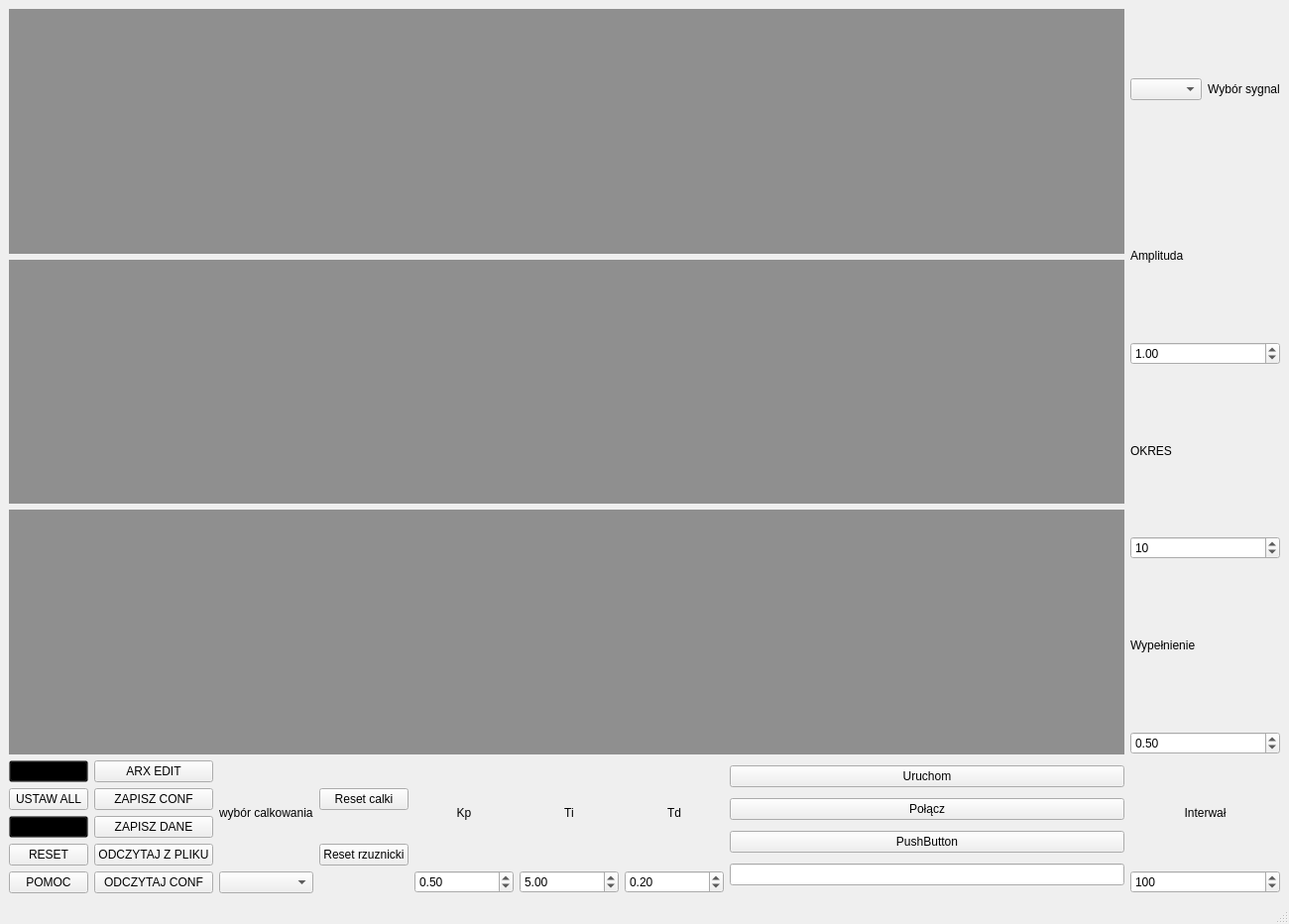
<?xml version="1.0" encoding="UTF-8"?>
<ui version="4.0">
 <class>MainWindow</class>
 <widget class="QMainWindow" name="MainWindow">
  <property name="geometry">
   <rect>
    <x>0</x>
    <y>0</y>
    <width>1300</width>
    <height>932</height>
   </rect>
  </property>
  <property name="sizePolicy">
   <sizepolicy hsizetype="Expanding" vsizetype="Expanding">
    <horstretch>1</horstretch>
    <verstretch>1</verstretch>
   </sizepolicy>
  </property>
  <property name="windowTitle">
   <string>MainWindow</string>
  </property>
  <property name="styleSheet">
   <string notr="true"/>
  </property>
  <widget class="QWidget" name="centralwidget">
   <property name="sizePolicy">
    <sizepolicy hsizetype="Preferred" vsizetype="Preferred">
     <horstretch>1</horstretch>
     <verstretch>1</verstretch>
    </sizepolicy>
   </property>
   <property name="minimumSize">
    <size>
     <width>1300</width>
     <height>500</height>
    </size>
   </property>
   <property name="styleSheet">
    <string notr="true"/>
   </property>
   <layout class="QGridLayout" name="gridLayout_2" rowstretch="1,0,0,0" columnstretch="0,0,0">
    <item row="0" column="1">
     <layout class="QVBoxLayout" name="verticalLayout_3">
      <item>
       <widget class="QWidget" name="chartContainer_3" native="true">
        <property name="minimumSize">
         <size>
          <width>0</width>
          <height>200</height>
         </size>
        </property>
        <property name="styleSheet">
         <string notr="true">background: rgba(0, 0, 0, 0.4)
</string>
        </property>
       </widget>
      </item>
      <item>
       <widget class="QWidget" name="chartContainer" native="true">
        <property name="minimumSize">
         <size>
          <width>0</width>
          <height>200</height>
         </size>
        </property>
        <property name="styleSheet">
         <string notr="true">background: rgba(0, 0, 0, 0.4)
</string>
        </property>
       </widget>
      </item>
      <item>
       <widget class="QWidget" name="chartContainer_2" native="true">
        <property name="minimumSize">
         <size>
          <width>0</width>
          <height>200</height>
         </size>
        </property>
        <property name="styleSheet">
         <string notr="true">background: rgba(0, 0, 0, 0.4)
</string>
        </property>
       </widget>
      </item>
     </layout>
    </item>
    <item row="0" column="2">
     <layout class="QVBoxLayout" name="verticalLayout">
      <item>
       <layout class="QHBoxLayout" name="horizontalLayout">
        <item>
         <widget class="QComboBox" name="comboBox"/>
        </item>
        <item>
         <widget class="QLabel" name="label">
          <property name="text">
           <string>Wybór sygnal</string>
          </property>
          <property name="alignment">
           <set>Qt::AlignmentFlag::AlignCenter</set>
          </property>
          <property name="wordWrap">
           <bool>true</bool>
          </property>
         </widget>
        </item>
       </layout>
      </item>
      <item>
       <widget class="QLabel" name="label_2">
        <property name="text">
         <string>Amplituda</string>
        </property>
       </widget>
      </item>
      <item>
       <widget class="QDoubleSpinBox" name="SPINBOXAMPLITUDA">
        <property name="maximum">
         <double>1000.000000000000000</double>
        </property>
        <property name="value">
         <double>1.000000000000000</double>
        </property>
       </widget>
      </item>
      <item>
       <widget class="QLabel" name="label_3">
        <property name="text">
         <string>OKRES</string>
        </property>
       </widget>
      </item>
      <item>
       <widget class="QSpinBox" name="SPINBOXOKRES">
        <property name="minimum">
         <number>1</number>
        </property>
        <property name="maximum">
         <number>1000</number>
        </property>
        <property name="value">
         <number>10</number>
        </property>
       </widget>
      </item>
      <item>
       <widget class="QLabel" name="label_4">
        <property name="text">
         <string>Wypełnienie</string>
        </property>
       </widget>
      </item>
      <item>
       <widget class="QDoubleSpinBox" name="SPINBOXWYPELNIENIE">
        <property name="singleStep">
         <double>0.100000000000000</double>
        </property>
        <property name="value">
         <double>0.500000000000000</double>
        </property>
       </widget>
      </item>
     </layout>
    </item>
    <item row="3" column="2">
     <layout class="QHBoxLayout" name="horizontalLayout_3">
      <item>
       <layout class="QVBoxLayout" name="verticalLayout_5">
        <item>
         <widget class="QLabel" name="LABELINTERWAL">
          <property name="text">
           <string>Interwał</string>
          </property>
          <property name="alignment">
           <set>Qt::AlignmentFlag::AlignCenter</set>
          </property>
         </widget>
        </item>
        <item>
         <widget class="QSpinBox" name="SPINBOXINTERWAL">
          <property name="minimum">
           <number>50</number>
          </property>
          <property name="maximum">
           <number>2000</number>
          </property>
          <property name="singleStep">
           <number>50</number>
          </property>
          <property name="value">
           <number>100</number>
          </property>
         </widget>
        </item>
       </layout>
      </item>
     </layout>
    </item>
    <item row="3" column="1">
     <layout class="QHBoxLayout" name="horizontalLayout_2">
      <item>
       <layout class="QGridLayout" name="BTN">
        <item row="0" column="0">
         <widget class="QPushButton" name="START">
          <property name="sizePolicy">
           <sizepolicy hsizetype="Preferred" vsizetype="Preferred">
            <horstretch>0</horstretch>
            <verstretch>0</verstretch>
           </sizepolicy>
          </property>
          <property name="maximumSize">
           <size>
            <width>16777215</width>
            <height>100</height>
           </size>
          </property>
          <property name="styleSheet">
           <string notr="true">background: transparent</string>
          </property>
          <property name="text">
           <string>START</string>
          </property>
         </widget>
        </item>
        <item row="3" column="0">
         <widget class="QPushButton" name="RESET">
          <property name="sizePolicy">
           <sizepolicy hsizetype="Preferred" vsizetype="Preferred">
            <horstretch>0</horstretch>
            <verstretch>0</verstretch>
           </sizepolicy>
          </property>
          <property name="text">
           <string>RESET</string>
          </property>
         </widget>
        </item>
        <item row="2" column="0">
         <widget class="QPushButton" name="STOP">
          <property name="sizePolicy">
           <sizepolicy hsizetype="Preferred" vsizetype="Preferred">
            <horstretch>0</horstretch>
            <verstretch>0</verstretch>
           </sizepolicy>
          </property>
          <property name="maximumSize">
           <size>
            <width>16777215</width>
            <height>100</height>
           </size>
          </property>
          <property name="styleSheet">
           <string notr="true">background: transparent</string>
          </property>
          <property name="text">
           <string>STOP</string>
          </property>
         </widget>
        </item>
        <item row="8" column="0">
         <widget class="QPushButton" name="POMOC">
          <property name="text">
           <string>POMOC</string>
          </property>
         </widget>
        </item>
        <item row="1" column="0">
         <widget class="QPushButton" name="BTNUSTAWALL">
          <property name="text">
           <string>USTAW ALL</string>
          </property>
         </widget>
        </item>
       </layout>
      </item>
      <item>
       <layout class="QVBoxLayout" name="verticalLayout_2">
        <item>
         <widget class="QPushButton" name="pushButton_3">
          <property name="text">
           <string>ARX EDIT</string>
          </property>
         </widget>
        </item>
        <item>
         <widget class="QPushButton" name="BTNZAPISZCONF">
          <property name="text">
           <string>ZAPISZ CONF</string>
          </property>
         </widget>
        </item>
        <item>
         <widget class="QPushButton" name="pushButton">
          <property name="text">
           <string>ZAPISZ DANE</string>
          </property>
         </widget>
        </item>
        <item>
         <widget class="QPushButton" name="ODCZYT">
          <property name="sizePolicy">
           <sizepolicy hsizetype="Preferred" vsizetype="Preferred">
            <horstretch>0</horstretch>
            <verstretch>0</verstretch>
           </sizepolicy>
          </property>
          <property name="maximumSize">
           <size>
            <width>150</width>
            <height>100</height>
           </size>
          </property>
          <property name="styleSheet">
           <string notr="true"/>
          </property>
          <property name="text">
           <string>ODCZYTAJ Z PLIKU</string>
          </property>
         </widget>
        </item>
        <item>
         <widget class="QPushButton" name="pushButton_2">
          <property name="text">
           <string>ODCZYTAJ CONF</string>
          </property>
         </widget>
        </item>
       </layout>
      </item>
      <item>
       <layout class="QVBoxLayout" name="verticalLayout_4">
        <item>
         <widget class="QLabel" name="label_5">
          <property name="text">
           <string>wybór calkowania</string>
          </property>
         </widget>
        </item>
        <item>
         <widget class="QComboBox" name="comboBox_2"/>
        </item>
       </layout>
      </item>
      <item>
       <layout class="QVBoxLayout" name="verticalLayout_10">
        <item>
         <widget class="QPushButton" name="ResetCalk">
          <property name="text">
           <string>Reset calki</string>
          </property>
         </widget>
        </item>
        <item>
         <widget class="QPushButton" name="pushButton_5">
          <property name="text">
           <string>Reset rzuznicki</string>
          </property>
         </widget>
        </item>
       </layout>
      </item>
      <item>
       <layout class="QVBoxLayout" name="KP">
        <item>
         <widget class="QLabel" name="LABELKP">
          <property name="minimumSize">
           <size>
            <width>100</width>
            <height>100</height>
           </size>
          </property>
          <property name="maximumSize">
           <size>
            <width>16777215</width>
            <height>13213321</height>
           </size>
          </property>
          <property name="text">
           <string>Kp</string>
          </property>
          <property name="alignment">
           <set>Qt::AlignmentFlag::AlignCenter</set>
          </property>
         </widget>
        </item>
        <item>
         <widget class="QDoubleSpinBox" name="SPINBOXKP">
          <property name="minimumSize">
           <size>
            <width>100</width>
            <height>0</height>
           </size>
          </property>
          <property name="maximumSize">
           <size>
            <width>16777215</width>
            <height>16777215</height>
           </size>
          </property>
          <property name="singleStep">
           <double>0.100000000000000</double>
          </property>
          <property name="value">
           <double>0.500000000000000</double>
          </property>
         </widget>
        </item>
       </layout>
      </item>
      <item>
       <layout class="QVBoxLayout" name="KI">
        <item>
         <widget class="QLabel" name="LABELKI">
          <property name="minimumSize">
           <size>
            <width>100</width>
            <height>100</height>
           </size>
          </property>
          <property name="maximumSize">
           <size>
            <width>16777215</width>
            <height>16777215</height>
           </size>
          </property>
          <property name="text">
           <string>Ti</string>
          </property>
          <property name="alignment">
           <set>Qt::AlignmentFlag::AlignCenter</set>
          </property>
         </widget>
        </item>
        <item>
         <widget class="QDoubleSpinBox" name="SPINBOXKI">
          <property name="minimumSize">
           <size>
            <width>100</width>
            <height>0</height>
           </size>
          </property>
          <property name="singleStep">
           <double>1.000000000000000</double>
          </property>
          <property name="value">
           <double>5.000000000000000</double>
          </property>
         </widget>
        </item>
       </layout>
      </item>
      <item>
       <layout class="QVBoxLayout" name="KD">
        <item>
         <widget class="QLabel" name="LABELKD">
          <property name="minimumSize">
           <size>
            <width>100</width>
            <height>100</height>
           </size>
          </property>
          <property name="maximumSize">
           <size>
            <width>16777215</width>
            <height>12421414</height>
           </size>
          </property>
          <property name="text">
           <string>Td</string>
          </property>
          <property name="alignment">
           <set>Qt::AlignmentFlag::AlignCenter</set>
          </property>
         </widget>
        </item>
        <item>
         <widget class="QDoubleSpinBox" name="SPINBOXKD">
          <property name="singleStep">
           <double>0.100000000000000</double>
          </property>
          <property name="value">
           <double>0.200000000000000</double>
          </property>
         </widget>
        </item>
       </layout>
      </item>
      <item>
       <layout class="QVBoxLayout" name="verticalLayout_6">
        <item>
         <widget class="QPushButton" name="pushButton_startServer">
          <property name="text">
           <string>Uruchom</string>
          </property>
         </widget>
        </item>
        <item>
         <widget class="QPushButton" name="pushButton_connectClient">
          <property name="text">
           <string>Połącz</string>
          </property>
         </widget>
        </item>
        <item>
         <widget class="QPushButton" name="pushButton_sendCommand">
          <property name="text">
           <string>PushButton</string>
          </property>
         </widget>
        </item>
        <item>
         <widget class="QLineEdit" name="lineEdit_command"/>
        </item>
       </layout>
      </item>
     </layout>
    </item>
   </layout>
  </widget>
  <widget class="QMenuBar" name="menubar">
   <property name="geometry">
    <rect>
     <x>0</x>
     <y>0</y>
     <width>1300</width>
     <height>22</height>
    </rect>
   </property>
  </widget>
  <widget class="QStatusBar" name="statusbar"/>
 </widget>
 <resources/>
 <connections/>
</ui>
